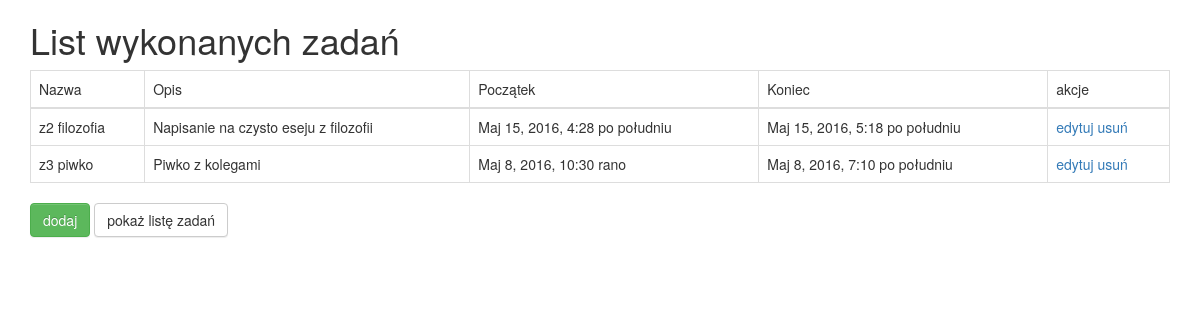
Before: /done/ with the older database file.
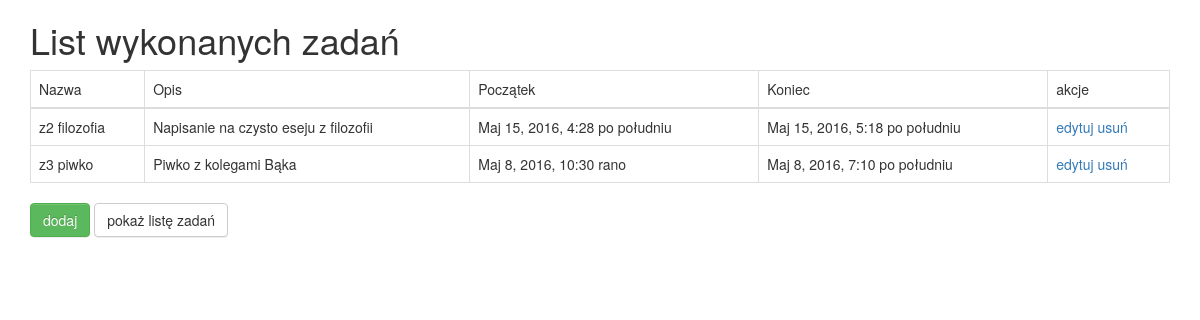
After: the same page with the newer database file.
### TaskList/models.py (models this page shows, shortened)
class Task(models.Model):
    name = models.CharField(max_length=256)
    description = models.TextField(max_length=4000)
    start = models.DateTimeField(default=datetime.now)
    end = models.DateTimeField(default=datetime.now)
    done = models.BooleanField()

### TaskList/views.py (the view)
# urls.py: url(r'^done/$', views.TaskListDone.as_view(template_name = "TaskList/task_list_filt.html"), name='task_list_done'),
class TaskListDone(ListView):
    done = True
    queryset = Task.objects.filter(done=done)

### TaskList/templates/TaskList/task_list_filt.html (shortened to what this page needs)
<!DOCTYPE html>
<html>
<head>
{% load staticfiles %}
<link rel="stylesheet" href="{% static 'css/bootstrap-theme.min.css' %}" />
<link rel="stylesheet" href="{% static 'css/bootstrap.min.css' %}" />
</head>
<body>
<div class="container">
	{% if view.done %}
	<h1>List wykonanych zadań</h1>
	{% else %}
	<h1>List zadań do zrobienia</h1>
	{% endif %}
	<table class="table table-bordered">
		<thead>
		<tr>
			<td>Nazwa</td><td>Opis</td><td>Początek</td><td>Koniec</td><td>akcje</td>
		</tr>
		</thead>
		<tbody>
		{% for task in object_list %}
		<tr>
			<td>{{task.name}}</td><td>{{task.description}}</td><td>{{task.start}}</td><td>{{task.end}}</td>
			<td>
				<a href="{% url "task_edit" task.id %}">edytuj</a>
				<a href="{% url "task_delete" task.id %}">usuń</a>
			</td>
		</tr>
		{% endfor %}
		</tbody>
	</table>
	<a class="btn btn-success" href="{% url "task_new" %}">dodaj</a>
	<a class="btn btn-default" href="{% url "task_list" %}">pokaż listę zadań</a>
</div>
</body>
</html>

Changed rows visible on the page:
changed Task "z3 piwko": description "Piwko z kolegami" → "Piwko z kolegami Bąka"
